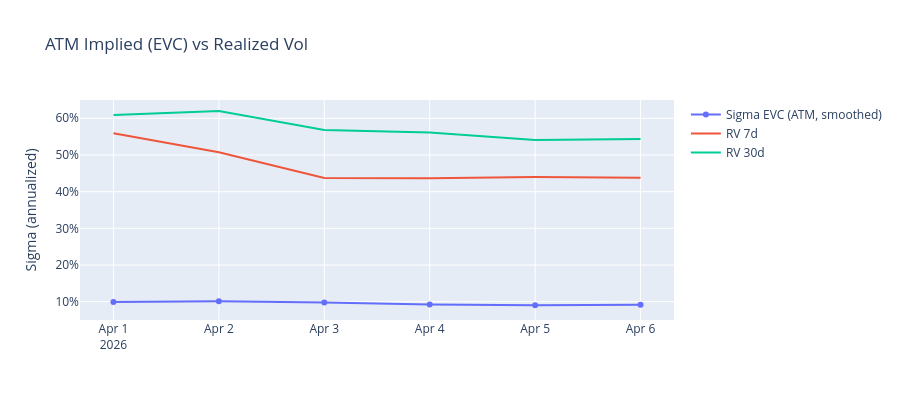

The code cell stored with this chart in its notebook:
### Markdown cell above
## 6.4 ATM Sigma EVC vs Realized Vol (time-series)

### Code cell
# ATM = bucket closest to 0
atm = vol_surface.filter(pl.col("moneyness_bucket").cast(pl.Float64).abs() < 0.05).sort("day")
atm_days = atm["day"].to_list()

fig = go.Figure()
fig.add_trace(go.Scatter(
    x=atm_days, y=atm["sigma_evc_smoothed"].cast(pl.Float64).to_list(),
    mode="lines+markers", name="Sigma EVC (ATM, smoothed)",
))
fig.add_trace(go.Scatter(
    x=atm_days, y=atm["rv_realized_7d"].cast(pl.Float64).to_list(),
    mode="lines", name="RV 7d",
))
fig.add_trace(go.Scatter(
    x=atm_days, y=atm["rv_realized_30d"].cast(pl.Float64).to_list(),
    mode="lines", name="RV 30d",
))
fig.update_layout(
    title="ATM Implied (EVC) vs Realized Vol",
    yaxis_title="Sigma (annualized)", yaxis_tickformat=".0%",
    height=400,
)
fig.show()

### Figure 1 — Plotly figure (JSON) as saved in the notebook; plotly's stock layout.template omitted (floating-point values rounded to 4 significant figures)
{"data": [{"mode": "lines+markers", "name": "Sigma EVC (ATM, smoothed)", "type": "scatter", "x": ["2026-04-01", "2026-04-02", "2026-04-03", "2026-04-04", "2026-04-05", "2026-04-06"], "y": [0.09924, 0.101, 0.09788, 0.0921, 0.09035, 0.09167]}, {"mode": "lines", "name": "RV 7d", "type": "scatter", "x": ["2026-04-01", "2026-04-02", "2026-04-03", "2026-04-04", "2026-04-05", "2026-04-06"], "y": [0.559, 0.5073, 0.437, 0.4363, 0.4401, 0.4381]}, {"mode": "lines", "name": "RV 30d", "type": "scatter", "x": ["2026-04-01", "2026-04-02", "2026-04-03", "2026-04-04", "2026-04-05", "2026-04-06"], "y": [0.6089, 0.6199, 0.5682, 0.5613, 0.5411, 0.5437]}], "layout": {"height": 400, "title": {"text": "ATM Implied (EVC) vs Realized Vol"}, "yaxis": {"tickformat": ".0%", "title": {"text": "Sigma (annualized)"}}}}
